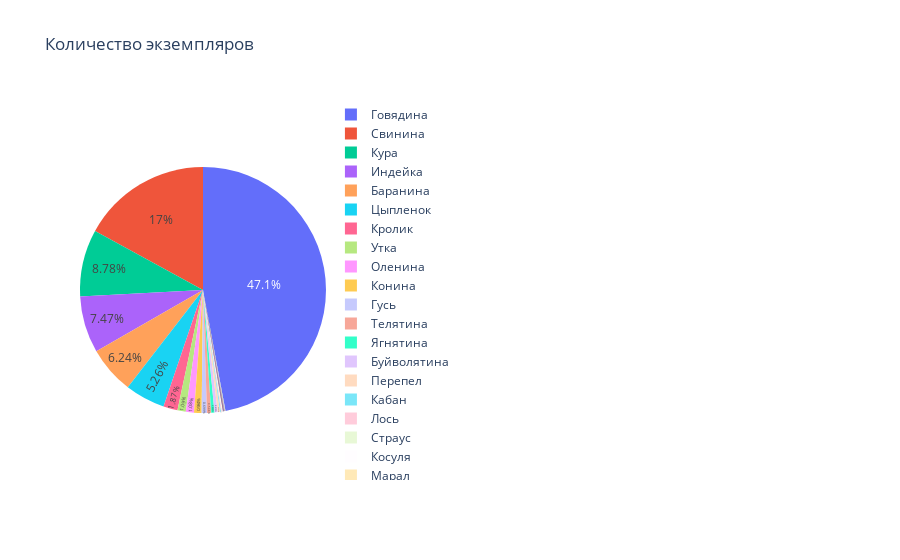

Here is the notebook cell this chart was saved with:
### Markdown cell above
Первое, что мы должны сделать - это выполнить первое требование в ТЗ: взять только виды продукции, для которых в датасете есть не менее 500 примеров.

### Code cell
df_ = data.mtype.value_counts().reset_index()
fig = px.pie(df_, values='mtype', names='index', title='Количество экземпляров')
fig.update_traces(textposition='inside')
fig.show()

### Figure 1 — Plotly figure (JSON) as saved in the notebook; plotly's stock layout.template omitted (floating-point values rounded to 4 significant figures)
{"data": [{"domain": {"x": [0, 1], "y": [0, 1]}, "hovertemplate": "index=%{label}<br>mtype=%{value}<extra></extra>", "labels": ["Говядина", "Свинина", "Кура", "Индейка", "Баранина", "Цыпленок", "Кролик", "Утка", "Оленина", "Конина", "Гусь", "Телятина", "Ягнятина", "Буйволятина", "Перепел", "Кабан", "Лось", "Страус", "Косуля", "Марал", "Куропатка", "Цесарка", "Фазан", "Медвежатина", "свинина", "Изюбр", "Заяц", "Як", "Нутрия", "индейка", "цыпленок", "Кенгуру", "Парагвай", "Feb-20", "Бобер", "295,00 руб|кг", "утка", "(OFFAL EXP №4407 Аргентина)", "свиниеа", "Глухарь", "125р.", "говядина", "Mar-20", "Говядина, полутуши, 1 категория,  охл., Россия, подвес, В наличии, 10 тонн, 270 руб. кг", "Коза", "Тетерев", " Лопаточная часть (Chuck) буйвол ", "OFFAL EXP №4407 Аргентина", "Рябчик"], "legendgroup": "", "name": "", "showlegend": true, "textposition": "inside", "type": "pie", "values": [8422, 3050, 1571, 1337, 1116, 942, 334, 195, 193, 176, 125, 98, 76, 75, 54, 24, 20, 10, 8, 7, 7, 7, 4, 4, 3, 3, 2, 2, 2, 2, 2, 2, 2, 2, 1, 1, 1, 1, 1, 1, 1, 1, 1, 1, 1, 1, 1, 1, 1]}], "layout": {"legend": {"tracegroupgap": 0}, "title": {"text": "Количество экземпляров"}}}
